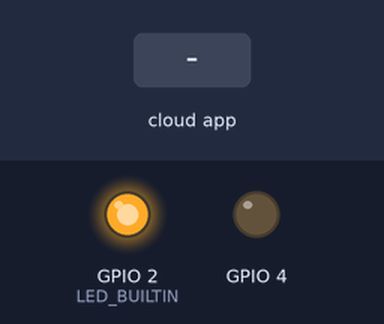
A sketch run on a simulated ESP8266 (NodeMCU). On the bench: output pins drawn as LEDs (lit = HIGH, except the on-board LED, lit = LOW). The test bench sets the inputs (shaded band).

Above: at 1.2 s.
1.3 s: the phone or cloud app sets garageTrigger to 1
At 2.5 s:
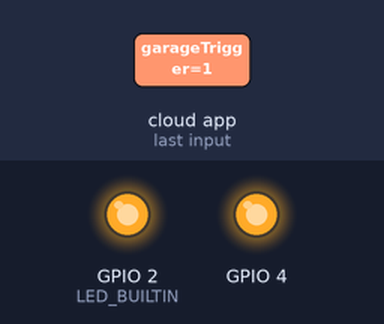
2.8 s: the phone or cloud app sets garageTrigger to 0
At 3.6 s:
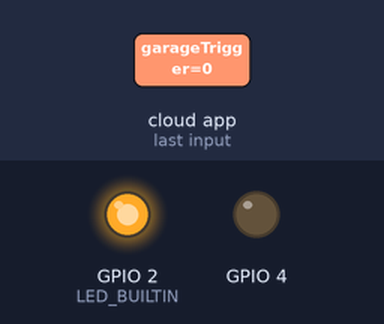
Timing chart, 0 to 5.8 s (numbered marks = the images above; inputs shaded):
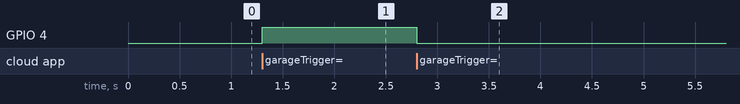

Measured:
- after the input at 1.3 s, GPIO 4: LOW → HIGH at once
- after the input at 2.8 s, GPIO 4: HIGH → LOW at once

The sketch:

ESP8266Garage.ino
```cpp
#include <ESP8266WiFi.h>
#include <ThingerESP8266.h>

#define USERNAME "************"
#define DEVICE_ID "************"
#define DEVICE_CREDENTIAL "************"

#define SSID "**********"
#define SSID_PASSWORD "*************"

ThingerESP8266 thing(USERNAME, DEVICE_ID, DEVICE_CREDENTIAL);

void setup() {
  pinMode(LED_BUILTIN, OUTPUT);
  pinMode(4, OUTPUT);
  //digitalWrite(4, LOW);
  thing.add_wifi(SSID, SSID_PASSWORD);

  // digital pin control example (i.e. turning on/off a light, a relay, configuring a parameter, etc)
  thing["garageTrigger"] << digitalPin(4);

}

void loop() {
  thing.handle();
}
```
